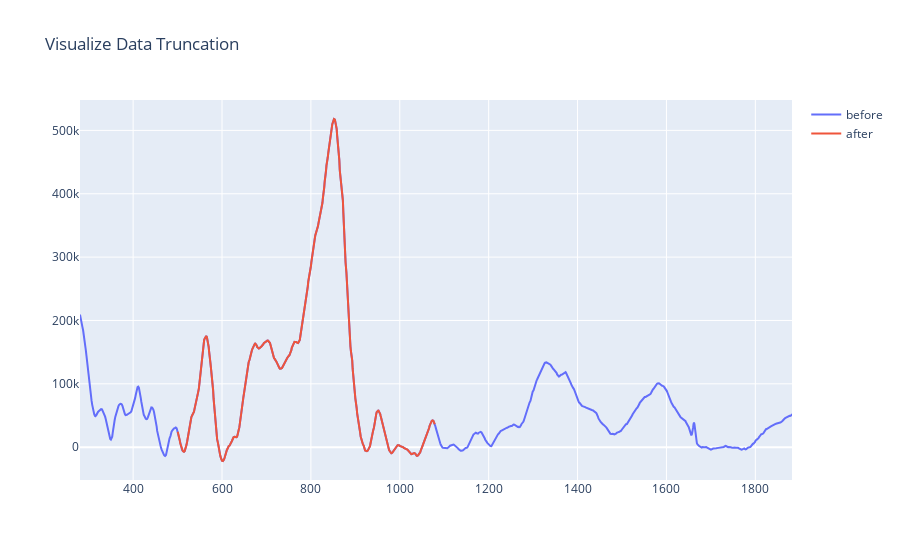

The notebook cell saved with this chart:
### Markdown cell above
# Truncate Code

### Code cell
reload(__utils__)
#This should go into spectral
def truncate(x_data, y_data, before_target=None, after_target=None):
    '''targets need to be intergers for the Raman Shift values.
    x_data = Raman Shifts as a series or list
    y_data = df where each row is a sample
    If no only 1 target is given, this should still work'''#***
    #Find indexes for truncating
    if before_target==None:
        before_idx=0
    else:
        before_idx=__utils__.find_index(x_data, before_target)
    if after_target==None:
        after_idx=len(x_data)
    else:
        after_idx=__utils__.find_index(x_data, after_target)
    print(after_idx,'FIX return error if NONE')
    res_x=x_data[before_idx:after_idx]
    res_ys=y_data.iloc[:,before_idx:after_idx]
    t1=go.Scatter(x=x_data, y=y_data.iloc[1], name='before')
    t2=go.Scatter(x=res_x, y=res_ys.iloc[1], name='after')
    traces=[t1,t2]
    fig=go.Figure(traces)
    fig.update_layout(title='Visualize Data Truncation')
    fig.show()

    return res_x, res_ys

x,y=truncate(x,ys,500,1080)

### Figure 1 — Plotly figure (JSON) as saved in the notebook; plotly's stock layout.template omitted (floating-point values rounded to 4 significant figures; data arrays with more than 128 entries replaced by an {"elided": "..."} marker saying what was removed)
{"data": [{"name": "before", "type": "scatter", "x": {"elided": "1294 float values"}, "y": {"elided": "1294 float values"}}, {"name": "after", "type": "scatter", "x": {"elided": "438 float values"}, "y": {"elided": "438 float values"}}], "layout": {"title": {"text": "Visualize Data Truncation"}}}
